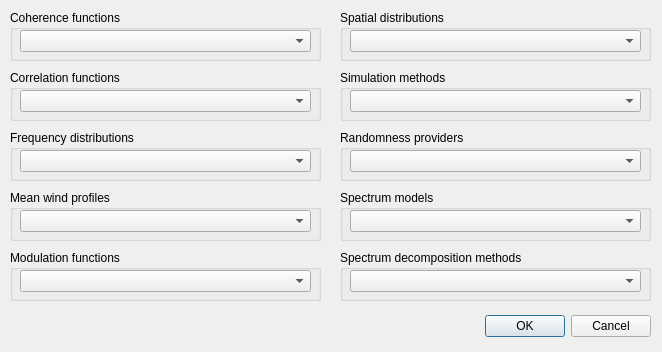
<?xml version="1.0" encoding="UTF-8"?>
<ui version="4.0">
 <class>RPSWLComparisonObjectDependencyDialog</class>
 <widget class="QDialog" name="RPSWLComparisonObjectDependencyDialog">
  <property name="geometry">
   <rect>
    <x>0</x>
    <y>0</y>
    <width>662</width>
    <height>352</height>
   </rect>
  </property>
  <property name="windowTitle">
   <string>Dialog</string>
  </property>
  <widget class="QDialogButtonBox" name="buttonBox">
   <property name="geometry">
    <rect>
     <x>310</x>
     <y>310</y>
     <width>341</width>
     <height>32</height>
    </rect>
   </property>
   <property name="orientation">
    <enum>Qt::Horizontal</enum>
   </property>
   <property name="standardButtons">
    <set>QDialogButtonBox::Cancel|QDialogButtonBox::Ok</set>
   </property>
  </widget>
  <widget class="QGroupBox" name="groupBoxFunction">
   <property name="geometry">
    <rect>
     <x>10</x>
     <y>10</y>
     <width>311</width>
     <height>51</height>
    </rect>
   </property>
   <property name="title">
    <string>Coherence functions</string>
   </property>
  </widget>
  <widget class="QComboBox" name="comboBoxCoherence">
   <property name="geometry">
    <rect>
     <x>20</x>
     <y>30</y>
     <width>291</width>
     <height>22</height>
    </rect>
   </property>
  </widget>
  <widget class="QGroupBox" name="groupBoxFunction_2">
   <property name="geometry">
    <rect>
     <x>10</x>
     <y>70</y>
     <width>311</width>
     <height>51</height>
    </rect>
   </property>
   <property name="title">
    <string>Correlation functions</string>
   </property>
  </widget>
  <widget class="QComboBox" name="comboBoxCorrelation">
   <property name="geometry">
    <rect>
     <x>20</x>
     <y>90</y>
     <width>291</width>
     <height>22</height>
    </rect>
   </property>
  </widget>
  <widget class="QGroupBox" name="groupBoxFunction_3">
   <property name="geometry">
    <rect>
     <x>10</x>
     <y>130</y>
     <width>311</width>
     <height>51</height>
    </rect>
   </property>
   <property name="title">
    <string>Frequency distributions</string>
   </property>
  </widget>
  <widget class="QComboBox" name="comboBoxFrequency">
   <property name="geometry">
    <rect>
     <x>20</x>
     <y>150</y>
     <width>291</width>
     <height>22</height>
    </rect>
   </property>
  </widget>
  <widget class="QGroupBox" name="groupBoxFunction_4">
   <property name="geometry">
    <rect>
     <x>10</x>
     <y>190</y>
     <width>311</width>
     <height>51</height>
    </rect>
   </property>
   <property name="title">
    <string>Mean wind profiles</string>
   </property>
  </widget>
  <widget class="QComboBox" name="comboBoxMean">
   <property name="geometry">
    <rect>
     <x>20</x>
     <y>210</y>
     <width>291</width>
     <height>22</height>
    </rect>
   </property>
  </widget>
  <widget class="QComboBox" name="comboBoxSpatial">
   <property name="geometry">
    <rect>
     <x>350</x>
     <y>30</y>
     <width>291</width>
     <height>22</height>
    </rect>
   </property>
  </widget>
  <widget class="QGroupBox" name="groupBoxFunction_7">
   <property name="geometry">
    <rect>
     <x>10</x>
     <y>250</y>
     <width>311</width>
     <height>51</height>
    </rect>
   </property>
   <property name="title">
    <string>Modulation functions</string>
   </property>
  </widget>
  <widget class="QComboBox" name="comboBoxModulation">
   <property name="geometry">
    <rect>
     <x>20</x>
     <y>270</y>
     <width>291</width>
     <height>22</height>
    </rect>
   </property>
  </widget>
  <widget class="QGroupBox" name="groupBoxFunction_8">
   <property name="geometry">
    <rect>
     <x>340</x>
     <y>10</y>
     <width>311</width>
     <height>51</height>
    </rect>
   </property>
   <property name="title">
    <string>Spatial distributions</string>
   </property>
  </widget>
  <widget class="QGroupBox" name="groupBoxFunction_6">
   <property name="geometry">
    <rect>
     <x>340</x>
     <y>130</y>
     <width>311</width>
     <height>51</height>
    </rect>
   </property>
   <property name="title">
    <string>Randomness providers</string>
   </property>
  </widget>
  <widget class="QComboBox" name="comboBoxSpectrum">
   <property name="geometry">
    <rect>
     <x>350</x>
     <y>210</y>
     <width>291</width>
     <height>22</height>
    </rect>
   </property>
  </widget>
  <widget class="QComboBox" name="comboBoxSimuMethod">
   <property name="geometry">
    <rect>
     <x>350</x>
     <y>90</y>
     <width>291</width>
     <height>22</height>
    </rect>
   </property>
  </widget>
  <widget class="QComboBox" name="comboBoxRandomness">
   <property name="geometry">
    <rect>
     <x>350</x>
     <y>150</y>
     <width>291</width>
     <height>22</height>
    </rect>
   </property>
  </widget>
  <widget class="QGroupBox" name="groupBoxFunction_10">
   <property name="geometry">
    <rect>
     <x>340</x>
     <y>250</y>
     <width>311</width>
     <height>51</height>
    </rect>
   </property>
   <property name="title">
    <string>Spectrum decomposition methods</string>
   </property>
  </widget>
  <widget class="QGroupBox" name="groupBoxFunction_5">
   <property name="geometry">
    <rect>
     <x>340</x>
     <y>70</y>
     <width>311</width>
     <height>51</height>
    </rect>
   </property>
   <property name="title">
    <string>Simulation methods</string>
   </property>
  </widget>
  <widget class="QComboBox" name="comboBoxDecomposition">
   <property name="geometry">
    <rect>
     <x>350</x>
     <y>270</y>
     <width>291</width>
     <height>22</height>
    </rect>
   </property>
  </widget>
  <widget class="QGroupBox" name="groupBoxFunction_11">
   <property name="geometry">
    <rect>
     <x>340</x>
     <y>190</y>
     <width>311</width>
     <height>51</height>
    </rect>
   </property>
   <property name="title">
    <string>Spectrum models</string>
   </property>
  </widget>
  <zorder>groupBoxFunction_11</zorder>
  <zorder>groupBoxFunction_5</zorder>
  <zorder>groupBoxFunction_8</zorder>
  <zorder>buttonBox</zorder>
  <zorder>groupBoxFunction</zorder>
  <zorder>comboBoxCoherence</zorder>
  <zorder>groupBoxFunction_2</zorder>
  <zorder>comboBoxCorrelation</zorder>
  <zorder>groupBoxFunction_3</zorder>
  <zorder>comboBoxFrequency</zorder>
  <zorder>groupBoxFunction_4</zorder>
  <zorder>comboBoxMean</zorder>
  <zorder>comboBoxSpatial</zorder>
  <zorder>groupBoxFunction_7</zorder>
  <zorder>comboBoxModulation</zorder>
  <zorder>groupBoxFunction_6</zorder>
  <zorder>comboBoxSpectrum</zorder>
  <zorder>comboBoxSimuMethod</zorder>
  <zorder>comboBoxRandomness</zorder>
  <zorder>groupBoxFunction_10</zorder>
  <zorder>comboBoxDecomposition</zorder>
 </widget>
 <resources/>
 <connections>
  <connection>
   <sender>buttonBox</sender>
   <signal>accepted()</signal>
   <receiver>RPSWLComparisonObjectDependencyDialog</receiver>
   <slot>accept()</slot>
   <hints>
    <hint type="sourcelabel">
     <x>248</x>
     <y>254</y>
    </hint>
    <hint type="destinationlabel">
     <x>157</x>
     <y>274</y>
    </hint>
   </hints>
  </connection>
  <connection>
   <sender>buttonBox</sender>
   <signal>rejected()</signal>
   <receiver>RPSWLComparisonObjectDependencyDialog</receiver>
   <slot>reject()</slot>
   <hints>
    <hint type="sourcelabel">
     <x>316</x>
     <y>260</y>
    </hint>
    <hint type="destinationlabel">
     <x>286</x>
     <y>274</y>
    </hint>
   </hints>
  </connection>
 </connections>
</ui>
